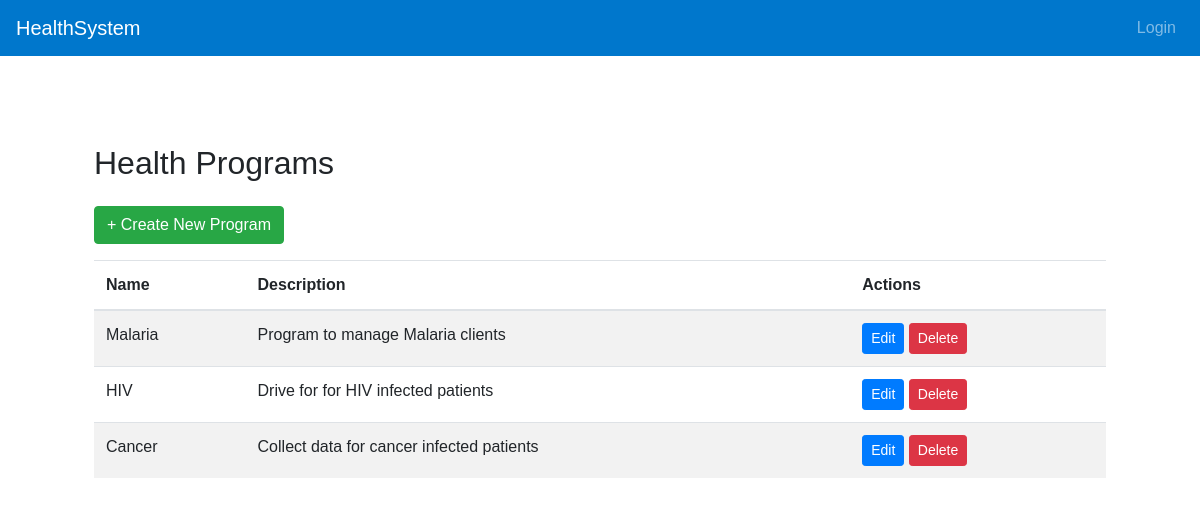
Screenshot of /programs/ with the database file from the repository.
### health/models.py (models this page shows, shortened)
class HealthProgram(models.Model):
    name = models.CharField(max_length=100, unique=True)
    description = models.TextField(blank=True)

### health/views.py (the view)
# urls.py: path('programs/', views.program_list, name='program_list'),
def program_list(request):
    programs = HealthProgram.objects.all()
    return render(request, 'program_list.html', {'programs': programs})

### health/templates/program_list.html
{% extends 'base.html' %}
{% block content %}
<div class="container mt-4">
    <h2 class="mb-4">Health Programs</h2>
    <a href="{% url 'create_program' %}" class="btn btn-success mb-3">+ Create New Program</a>
    <table class="table table-striped">
        <thead>
            <tr>
                <th>Name</th>
                <th>Description</th>
                <th>Actions</th>
            </tr>
        </thead>
        <tbody>
            {% for program in programs %}
            <tr>
                <td>{{ program.name }}</td>
                <td>{{ program.description }}</td>
                <td>
                    <a href="{% url 'edit_program' program.id %}" class="btn btn-sm btn-primary">Edit</a>
                    <a href="{% url 'delete_program' program.id %}" class="btn btn-sm btn-danger" onclick="return confirm('Are you sure you want to delete this program?')">Delete</a>
                </td>
            </tr>
            {% empty %}
            <tr>
                <td colspan="3">No programs found.</td>
            </tr>
            {% endfor %}
        </tbody>
    </table>
</div>
{% endblock %}

### health/templates/base.html (style rules this page uses)
body { font-family: Arial, sans-serif; margin: 0; }
.container { padding: 2em; }

### rows the page displays
HealthProgram: name "Malaria", description "Program to manage Malaria clients"
HealthProgram: name "HIV", description "Drive for for HIV infected patients"
HealthProgram: name "Cancer", description "Collect data for cancer infected patients"
